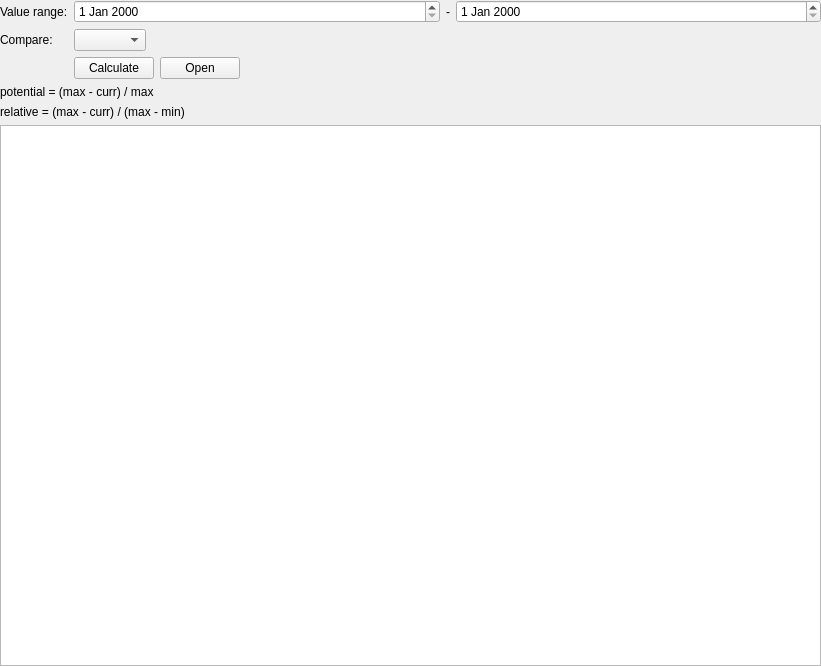
<?xml version="1.0" encoding="UTF-8"?>
<ui version="4.0">
 <class>MinMax</class>
 <widget class="QWidget" name="MinMax">
  <property name="geometry">
   <rect>
    <x>0</x>
    <y>0</y>
    <width>821</width>
    <height>666</height>
   </rect>
  </property>
  <property name="windowTitle">
   <string>MinMax</string>
  </property>
  <layout class="QVBoxLayout" name="verticalLayout" stretch="0,0,0,0">
   <property name="leftMargin">
    <number>0</number>
   </property>
   <property name="topMargin">
    <number>0</number>
   </property>
   <property name="rightMargin">
    <number>0</number>
   </property>
   <property name="bottomMargin">
    <number>0</number>
   </property>
   <item>
    <layout class="QFormLayout" name="formLayout">
     <item row="0" column="0">
      <widget class="QLabel" name="label">
       <property name="text">
        <string>Value range:</string>
       </property>
      </widget>
     </item>
     <item row="0" column="1">
      <layout class="QHBoxLayout" name="horizontalLayout" stretch="1,0,1">
       <item>
        <widget class="QDateEdit" name="fromDE"/>
       </item>
       <item>
        <widget class="QLabel" name="label_2">
         <property name="text">
          <string>-</string>
         </property>
         <property name="alignment">
          <set>Qt::AlignCenter</set>
         </property>
        </widget>
       </item>
       <item>
        <widget class="QDateEdit" name="toDE"/>
       </item>
      </layout>
     </item>
     <item row="1" column="0">
      <widget class="QLabel" name="label_4">
       <property name="text">
        <string>Compare:</string>
       </property>
      </widget>
     </item>
     <item row="2" column="1">
      <layout class="QHBoxLayout" name="horizontalLayout_3">
       <item>
        <widget class="QPushButton" name="calculatePB">
         <property name="text">
          <string>Calculate</string>
         </property>
        </widget>
       </item>
       <item>
        <widget class="QPushButton" name="openPB">
         <property name="text">
          <string>Open</string>
         </property>
        </widget>
       </item>
       <item>
        <spacer name="horizontalSpacer">
         <property name="orientation">
          <enum>Qt::Horizontal</enum>
         </property>
         <property name="sizeHint" stdset="0">
          <size>
           <width>40</width>
           <height>20</height>
          </size>
         </property>
        </spacer>
       </item>
      </layout>
     </item>
     <item row="1" column="1">
      <layout class="QHBoxLayout" name="horizontalLayout_2">
       <item>
        <widget class="QComboBox" name="compareCB"/>
       </item>
       <item>
        <spacer name="horizontalSpacer_2">
         <property name="orientation">
          <enum>Qt::Horizontal</enum>
         </property>
         <property name="sizeHint" stdset="0">
          <size>
           <width>40</width>
           <height>20</height>
          </size>
         </property>
        </spacer>
       </item>
      </layout>
     </item>
    </layout>
   </item>
   <item>
    <widget class="QLabel" name="label_5">
     <property name="text">
      <string>potential = (max - curr) / max</string>
     </property>
    </widget>
   </item>
   <item>
    <widget class="QLabel" name="label_6">
     <property name="text">
      <string>relative = (max - curr) / (max - min)</string>
     </property>
    </widget>
   </item>
   <item>
    <widget class="StockTable" name="stockTable"/>
   </item>
  </layout>
 </widget>
 <customwidgets>
  <customwidget>
   <class>StockTable</class>
   <extends>QTableView</extends>
   <header>stockmonitor.gui.widget.stocktable</header>
  </customwidget>
 </customwidgets>
 <resources/>
 <connections/>
</ui>
